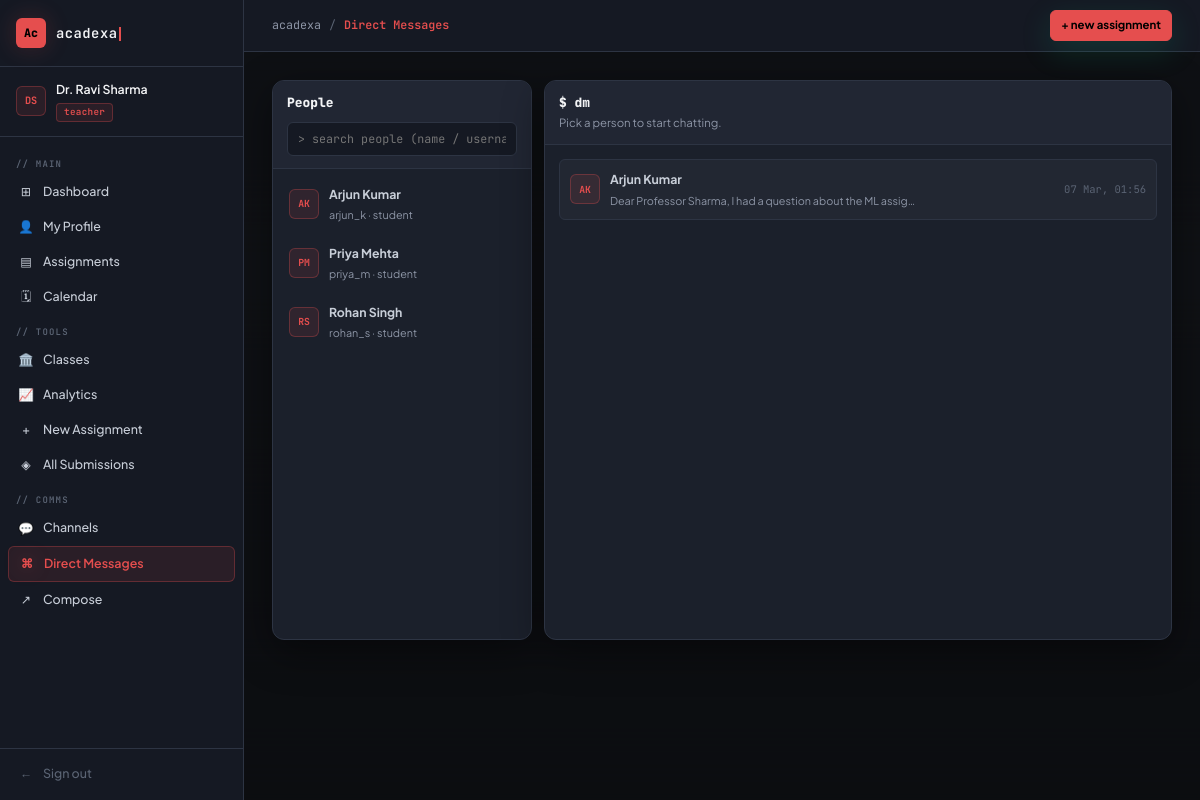
The page /communications/inbox/ (signed in) on the database as committed earlier.
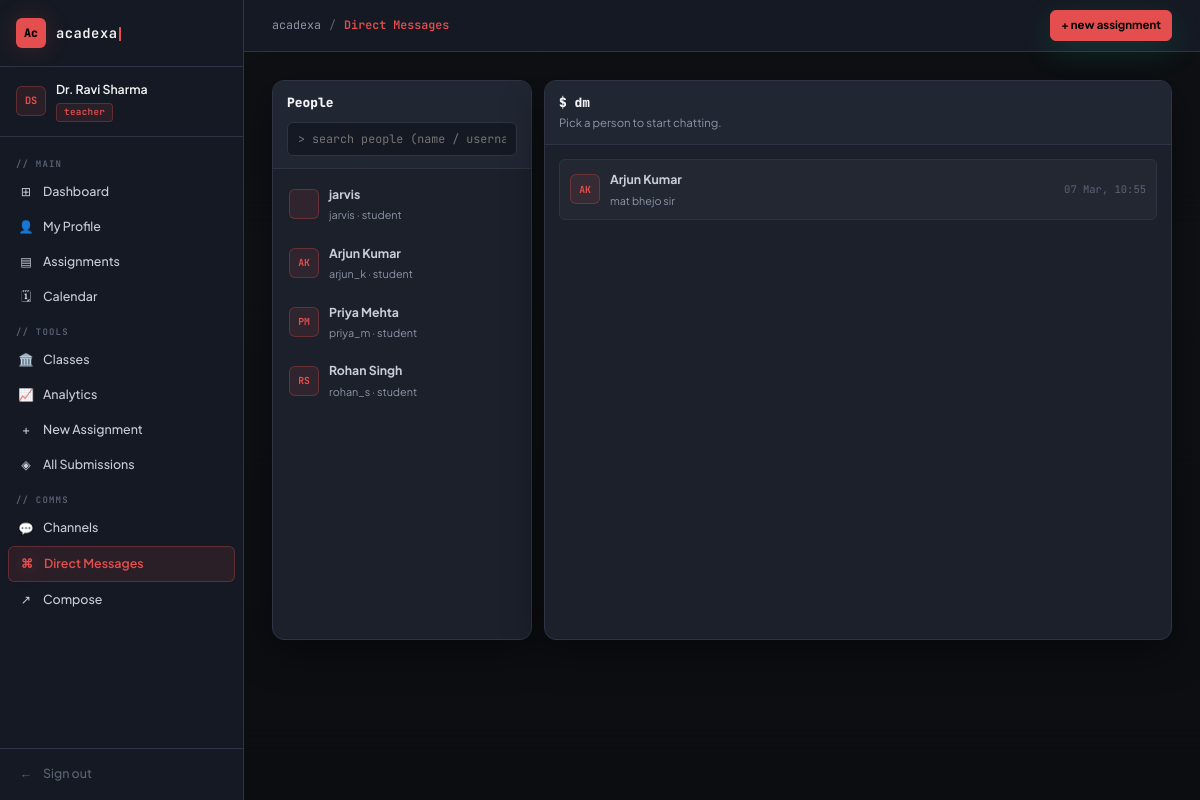
The same page on the database as committed later.
### apps/accounts/models.py (models this page shows, shortened)
class User(AbstractUser):
    ROLE_CHOICES = [
        ('student', 'Student'),
        ('teacher', 'Teacher'),
    ]
    role = models.CharField(max_length=10, choices=ROLE_CHOICES, default='student')
    department = models.CharField(max_length=100, blank=True)
    profile_pic = models.ImageField(upload_to='profiles/', blank=True, null=True)
    bio = models.TextField(blank=True)
    def is_teacher(self):
        return self.role == 'teacher'

### apps/communications/models.py (models this page shows, shortened)
class Message(models.Model):
    sender = models.ForeignKey(
        settings.AUTH_USER_MODEL,
        on_delete=models.CASCADE,
        related_name='sent_messages'
    )
    receiver = models.ForeignKey(
        settings.AUTH_USER_MODEL,
        on_delete=models.CASCADE,
        related_name='received_messages'
    )
    subject = models.CharField(max_length=200, blank=True)
    body = models.TextField()
    is_read = models.BooleanField(default=False)
    is_flagged = models.BooleanField(default=False)
    flag_reason = models.CharField(max_length=200, blank=True)
    sentiment_label = models.CharField(max_length=16, blank=True)  # positive|neutral|negative
    sentiment_score = models.IntegerField(null=True, blank=True)  # -100..100 (heuristic)
    sent_at = models.DateTimeField(auto_now_add=True)
    class Meta:
        ordering = ['-sent_at']

### apps/communications/views.py (the view)
# urls.py: path('inbox/', views.dm_home, name='inbox'),
@login_required
def dm_home(request):
    q = (request.GET.get('q') or '').strip()
    people_qs = User.objects.exclude(id=request.user.id)
    if q:
        people_qs = people_qs.filter(
            Q(username__icontains=q) |
            Q(first_name__icontains=q) |
            Q(last_name__icontains=q)
        )
    people = people_qs.order_by('first_name', 'last_name', 'username')[:20]
    msgs = Message.objects.filter(
        Q(sender=request.user) | Q(receiver=request.user)
    ).select_related('sender', 'receiver').order_by('-sent_at')[:200]
    threads = []
    seen = set()
    for m in msgs:
        other = m.receiver if m.sender_id == request.user.id else m.sender
        if other.id in seen:
            continue
        seen.add(other.id)
        threads.append({
            'other': other,
            'last': m,
            'unread': Message.objects.filter(sender=other, receiver=request.user, is_read=False).count(),
        })
    return render(request, 'communications/dm_home.html', {
        'q': q,
        'people': people,
        'threads': threads,
    })

### templates/communications/dm_home.html (shortened to what this page needs)
{% extends 'base/base.html' %}
{% block page_title %}Direct Messages{% endblock %}
{% block content %}
<div class="chat-shell">
  <div class="chat-sidebar">
    <div class="chat-sidebar-header">
      <div style="font-weight:800; font-family:'JetBrains Mono', monospace; font-size:0.86rem; margin-bottom:8px;">People</div>
      <form method="GET" action="{% url 'dm_home' %}">
        <input class="chat-search" type="text" name="q" value="{{ q }}" placeholder="> search people (name / username)" />
      </form>
    </div>
    <div class="chat-sidebar-list">
      {% for p in people %}
        <a class="chat-link" href="{% url 'dm_chat' p.pk %}">
          <div class="msg-avatar">{{ p.first_name|first|upper }}{{ p.last_name|first|upper }}</div>
          <div style="min-width:0;">
            <div class="chat-link-title">{{ p.get_full_name|default:p.username }}</div>
            <div class="chat-link-sub">{{ p.username }} · {{ p.role }}</div>
          </div>
        </a>
      {% empty %}
        <div style="color:var(--text-3); padding:10px;">No results.</div>
      {% endfor %}
    </div>
  </div>
  <div class="chat-main">
    <div class="chat-main-header">
      <div>
        <div class="chat-title">$ dm</div>
        <div class="chat-hint">Pick a person to start chatting.</div>
      </div>
    </div>
    <div class="chat-messages">
      {% if threads %}
        {% for t in threads %}
          <a class="chat-link" style="border:1px solid var(--border); background:rgba(255,255,255,0.03);" href="{% url 'dm_chat' t.other.pk %}">
            <div class="msg-avatar">{{ t.other.first_name|first|upper }}{{ t.other.last_name|first|upper }}</div>
            <div style="min-width:0; flex:1;">
              <div class="chat-link-title">{{ t.other.get_full_name|default:t.other.username }}</div>
              <div class="chat-link-sub">{{ t.last.body|truncatechars:60 }}</div>
            </div>
            <div style="color:var(--text-4); font-size:0.7rem; font-family:'JetBrains Mono', monospace; white-space:nowrap;">{{ t.last.sent_at|date:"d M, H:i" }}</div>
          </a>
        {% endfor %}
      {% else %}
        <div style="color:var(--text-3); text-align:center; padding:40px 0;">No chats yet.</div>
      {% endif %}
    </div>
  </div>
</div>
{% endblock %}

Rows that differ between the two databases and show on the page:
added User: get_full_name "jarvis", username "jarvis", role "student"
changed User "Arjun Kumar": last.body "Dear Professor Sharma, I had a question about the ML assig…" → "mat bhejo sir"; last.sent_at "07 Mar, 01:56" → "07 Mar, 10:55"
